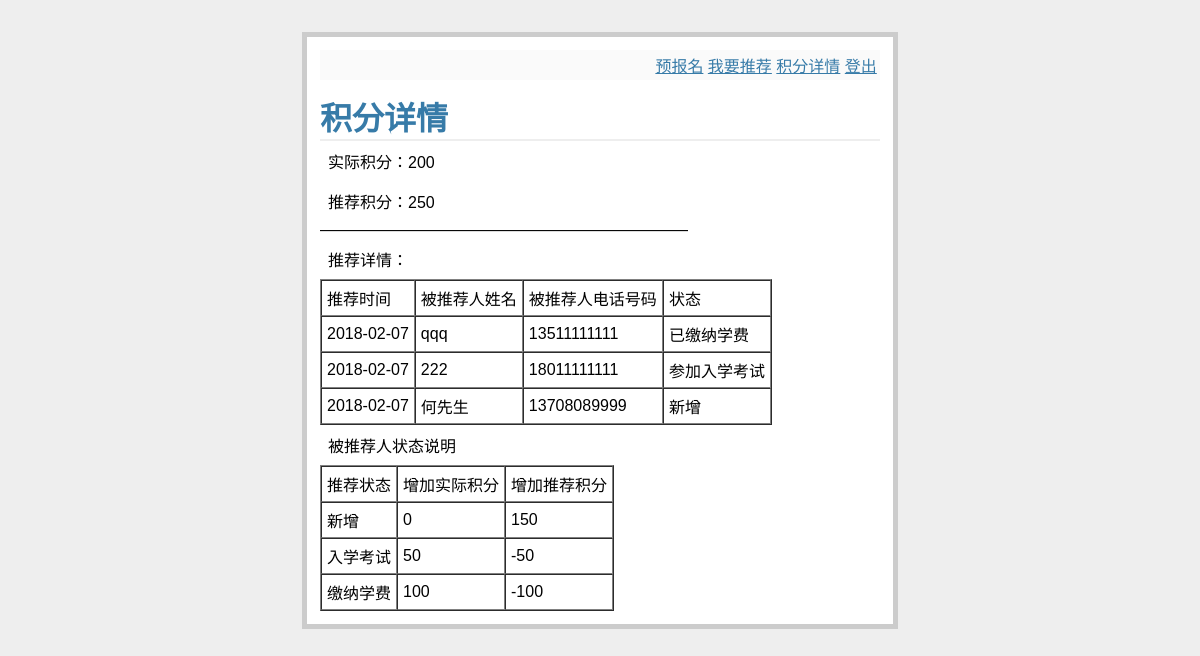
Page /score/ (signed in) on the earlier database version.
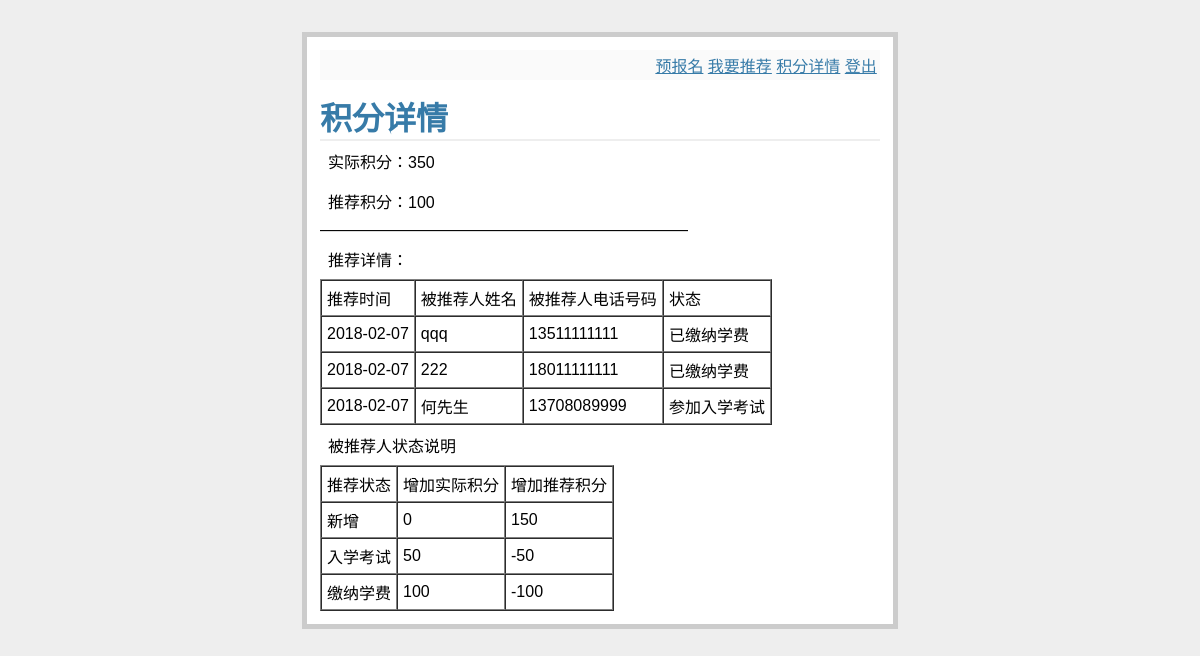
Same page on the later database version.
### tables this page shows
CREATE TABLE re (id integer primary key not null,createtime Date,status Varchar(20) DEFAULT 新增,name varchar(100)  NOT NULL,telephone varchar(100) not NULL unique,email varchar(100) default NULL,user_id integer not null);

CREATE TABLE user (id integer  PRIMARY KEY,username varchar(100),password varchar(100),createtime Date,role integer DEFAULT 0,name varchar(100),telephone varchar(100),real_score integer DEFAULT 0,virtual_score integer DEFAULT 0,QQ varchar(100),email varchar(100));

### run.py (the view)
@app.route('/score/')
def score():
    if 'user_id' in session:
        data=score_server(session['user_id'])
        if data[1] and data[1]!=0:
            res=score_detail(session['user_id'])
            return render_template('score.html',real_score=data[0],
                                   virtual_score=data[1],res=res)
        return render_template('score.html',real_score=data[0],\
                               virtual_score=data[1])
    else:
        flash('请先登陆')
        return redirect(url_for('login'))

### server.py (called while the page is built)
def score_server(user_id):
    conn = sqlite3.connect('test.sqlite')
    cursor = conn.cursor()
    cursor.execute('select real_score,virtual_score from user where id=?',(user_id,))
    data=cursor.fetchall()
    conn.close()
    return data[0]

def score_detail(user_id):
    conn = sqlite3.connect('test.sqlite')
    cursor = conn.cursor()
    cursor.execute('select createtime,name,telephone,status,id\
                   from re where user_id=?',(user_id,))
    data=cursor.fetchall()
    conn.close()
    return data

### templates/score.html
{% extends "layout.html" %}
{% block body %}
<h1>积分详情</h1>
  <div class=score>实际积分：{{ real_score }}</div>
  <div class=score>推荐积分：{{ virtual_score }}</div>
  {% if virtual_score and virtual_score!=0 %}
  <div>———————————————————————</div>
  <div class=score>推荐详情：</div>
  <table border='1' cellspacing="0" cellpadding="5">
    <tr>
      <td>推荐时间</td>
      <td>被推荐人姓名</td>
      <td>被推荐人电话号码</td>
      <td>状态</td>
    </tr>
    {% for r in res %}
    <tr>
      <td>{{ r[0] }}</td>
      <td>{{ r[1] }}</td>
      <td>{{ r[2] }}</td>
      <td>{{ r[3] }}</td>
    </tr>
    {% endfor %}
  </table>
  <div class=score>被推荐人状态说明</div>
  <table border='1' cellspacing="0" cellpadding="5">
    <tr>
      <td>推荐状态</td>
      <td>增加实际积分</td>
      <td>增加推荐积分</td>
    </tr>
    <tr>
      <td>新增</td>
      <td>0</td>
      <td>150</td>
    </tr>
    <tr>
      <td>入学考试</td>
      <td>50</td>
      <td>-50</td>
    </tr>
    <tr>
      <td>缴纳学费</td>
      <td>100</td>
      <td>-100</td>
    </tr>
  {% endif %}
{% endblock %}

### templates/layout.html (shortened to what this page needs)
<!doctype html>
<link rel=stylesheet type=text/css href="{{ url_for('static', filename='style.css') }}">
<div class=page>
  <div class=metanav>
    <a href="{{ url_for('pre_re') }}">预报名</a>
  {% if not session.user_id %}
    <a href="{{ url_for('login') }}">登陆</a>
    <a href="{{ url_for('register')}}">注册</a>
  {% else %}
    <a href="{{ url_for('recommend') }}">我要推荐</a>
    <a href="{{ url_for('score') }}">积分详情</a>
    <a href="{{ url_for('logout') }}">登出</a>
  {% endif %}
  </div>
  {% block body %}{% endblock %}
</div>

### static/style.css (style rules this page uses)
a, h1, h2 { color: #377BA8; }
h1, h2 { font-family: 'Georgia', serif; margin: 0; }
h1 { border-bottom: 2px solid #eee; }
.page { margin: 2em auto; width: 35em; border: 5px solid #ccc; padding: 0.8em; background: white; }
.metanav { text-align: right; font-size: 0.8em; padding: 0.3em; margin-bottom: 1em; background: #fafafa; }
.metanav { text-align: right; font-size: 1em; padding: 0.2em; margin-bottom: 0.8em; background: #fafafa; }
.score { padding: 0.5em; }

Differences in the rows shown:
now on this page (row edited): user: real_score "350"
changed re (number 2 of 3 on the later page): status "参加入学考试" → "已缴纳学费"
changed re "何先生": status "新增" → "参加入学考试"
Other differences:
{{ virtual_score }}: "250" → "100"
{{ real_score }}: "200" → (not shown)
